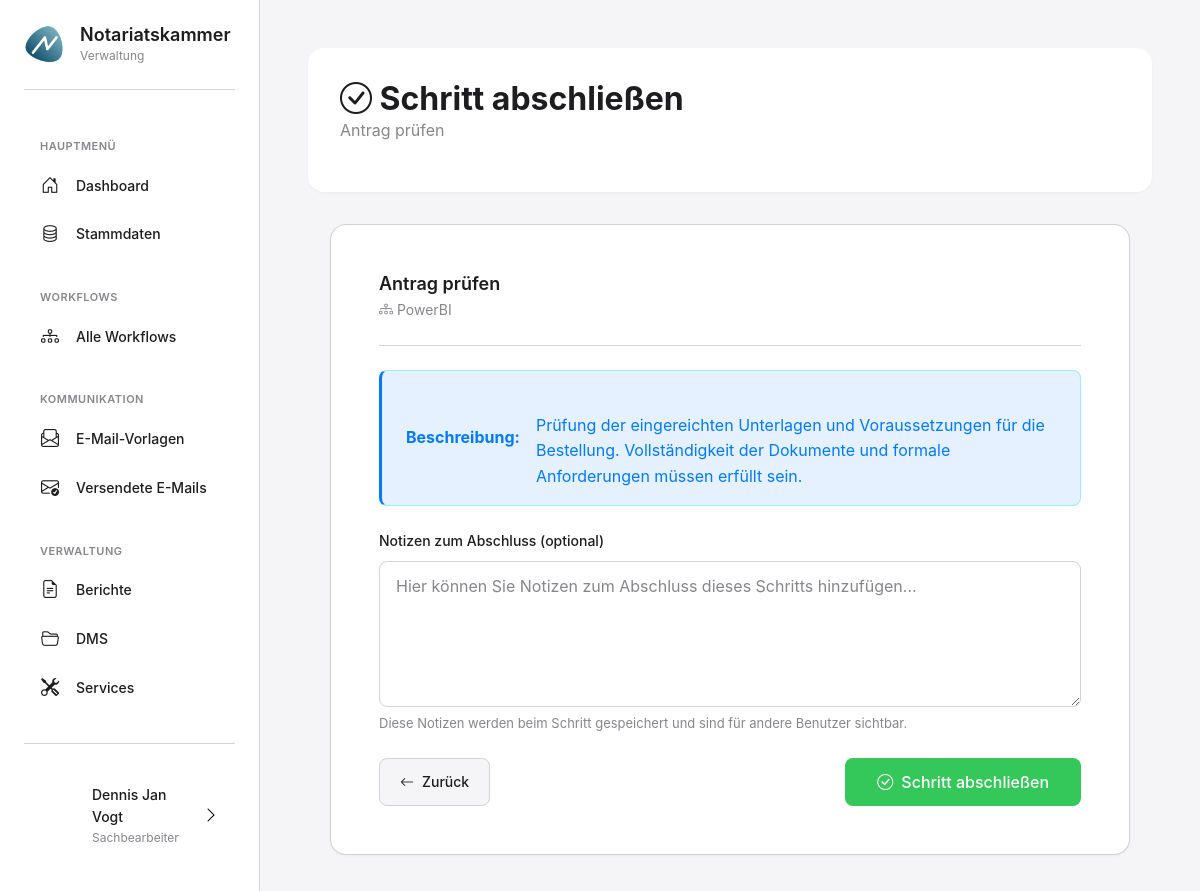
/schritte/11/abschliessen/ (signed in), run on the app's committed database.
### apps/benutzer/models.py (models this page shows, shortened)
class KammerBenutzer(AbstractUser):
    ROLLEN = [
        ('admin', 'Administrator'),
        ('sachbearbeiter', 'Sachbearbeiter'),
        ('leitung', 'Leitung'),
    ]
    rolle = models.CharField(
        max_length=20,
        choices=ROLLEN,
        default='sachbearbeiter',
        verbose_name='Rolle'
    )
    abteilung = models.CharField(
        max_length=100,
        blank=True,
        verbose_name='Abteilung',
        help_text='z.B. "Zulassungen", "Aufsicht", "Allgemein"'
    )
    telefon = models.CharField(
        max_length=50,
        blank=True,
        verbose_name='Telefon'
    )
    profilbild = models.ImageField(
        upload_to='profilbilder/',
        blank=True,
        null=True,
        verbose_name='Profilbild',
        help_text='Profilbild des Benutzers'
    )
    class Meta:
        verbose_name = 'Kammermitarbeiter'
        verbose_name_plural = 'Kammermitarbeiter'
        ordering = ['last_name', 'first_name']

### apps/workflows/models.py (models this page shows, shortened)
class WorkflowSchrittInstanz(ZeitstempelModel):
    STATUS_CHOICES = [
        ('pending', 'Ausstehend'),
        ('completed', 'Abgeschlossen'),
    ]
    workflow_instanz = models.ForeignKey(
        WorkflowInstanz,
        on_delete=models.CASCADE,
        related_name='schritt_instanzen',
        verbose_name='Workflow-Instanz'
    )
    workflow_schritt = models.ForeignKey(
        WorkflowSchritt,
        on_delete=models.PROTECT,
        related_name='instanzen',
        verbose_name='Workflow-Schritt'
    )
    status = models.CharField(
        max_length=20,
        choices=STATUS_CHOICES,
        default='pending',
        verbose_name='Status'
    )
    notizen = models.TextField(
        blank=True,
        verbose_name='Notizen'
    )
    class Meta:
        verbose_name = 'Workflow-Schritt-Instanz'
        verbose_name_plural = 'Workflow-Schritt-Instanzen'
        ordering = ['workflow_schritt__reihenfolge']
        unique_together = [['workflow_instanz', 'workflow_schritt']]

class WorkflowSchritt(ZeitstempelModel):
    workflow_typ = models.ForeignKey(
        WorkflowTyp,
        on_delete=models.CASCADE,
        related_name='schritte',
        verbose_name='Workflow-Typ'
    )
    name = models.CharField(
        max_length=200,
        verbose_name='Name',
        help_text='Name des Schritts'
    )
    beschreibung = models.TextField(
        blank=True,
        verbose_name='Beschreibung',
        help_text='Was muss in diesem Schritt gemacht werden?'
    )
    reihenfolge = models.PositiveIntegerField(
        verbose_name='Reihenfolge',
        help_text='Position in der Schritt-Sequenz'
    )
    ist_optional = models.BooleanField(
        default=False,
        verbose_name='Ist optional',
        help_text='Kann dieser Schritt übersprungen werden?'
    )
    service = models.ForeignKey(
        'services.ServiceDefinition',
        on_delete=models.SET_NULL,
        null=True,
        blank=True,
        related_name='workflow_schritte',
        verbose_name='Verknüpfter Service',
        help_text='Service der bei diesem Schritt angeboten wird'
    )
    email_vorlage = models.ForeignKey(
        'emails.EmailVorlage',
        on_delete=models.SET_NULL,
        null=True,
        blank=True,
        related_name='workflow_schritte',
        verbose_name='E-Mail-Vorlage',
        help_text='E-Mail-Vorlage die in diesem Schritt verwendet wird'
    )
    class Meta:
        verbose_name = 'Workflow-Schritt'
        verbose_name_plural = 'Workflow-Schritte'
        ordering = ['workflow_typ', 'reihenfolge']
        unique_together = [['workflow_typ', 'reihenfolge']]

class WorkflowInstanz(ZeitstempelModel):
    STATUS_CHOICES = [
        ('aktiv', 'Aktiv'),
        ('archiviert', 'Archiviert'),
    ]
    workflow_typ = models.ForeignKey(
        WorkflowTyp,
        on_delete=models.PROTECT,
        related_name='instanzen',
        verbose_name='Workflow-Typ'
    )
    name = models.CharField(
        max_length=200,
        verbose_name='Name',
        help_text='Beschreibender Name für diese Workflow-Instanz'
    )
    status = models.CharField(
        max_length=20,
        choices=STATUS_CHOICES,
        default='aktiv',
        verbose_name='Status'
    )
    erstellt_von = models.ForeignKey(
        settings.AUTH_USER_MODEL,
        on_delete=models.PROTECT,
        related_name='erstellte_workflows',
        verbose_name='Erstellt von'
    )
    archiviert_am = models.DateTimeField(
        null=True,
        blank=True,
        verbose_name='Archiviert am'
    )
    fertigstellungsdatum = models.DateField(
        null=True,
        blank=True,
        verbose_name='Fertigstellungsdatum',
        help_text='Geplantes Datum zur Fertigstellung des Workflows'
    )
    betroffene_notare = models.ManyToManyField(
        'personen.Notar',
        blank=True,
        related_name='workflows_als_betroffener',
        verbose_name='Betroffene Notare',
        help_text='Notare, die von diesem Workflow betroffen sind'
    )
    betroffene_kandidaten = models.ManyToManyField(
        'personen.NotarAnwaerter',
        blank=True,
        related_name='workflows_als_betroffener',
        verbose_name='Betroffene Kandidaten',
        help_text='Notariatskandidaten, die von diesem Workflow betroffen sind'
    )
    notizen = models.TextField(
        blank=True,
        verbose_name='Notizen'
    )
    kennung = models.CharField(
        max_length=50,
        unique=True,
        blank=True,
        verbose_name='Kennung',
        help_text='Eindeutige Kennung (z.B. 2025-BES-001)'
    )
    jahr = models.PositiveIntegerField(
        default=2025,
        verbose_name='Jahr',
        help_text='Jahr für Kennungssystem'
    )
    laufende_nummer = models.PositiveIntegerField(
        default=0,
        verbose_name='Laufende Nummer',
        help_text='Laufende Nummer innerhalb Jahr und Typ'
    )
    referenten = models.ManyToManyField(
        'personen.Notar',
        blank=True,
        related_name='workflows_als_referent',
        verbose_name='Referenten',
        help_text='Notare die als Referenten am Workflow beteiligt sind'
    )
    bewerber = models.ManyToManyField(
        'personen.NotarAnwaerter',
        blank=True,
        related_name='workflows_als_bewerber',
        verbose_name='Bewerber',
        help_text='Kandidat die sich um die Stelle bewerben'
    )
    class Meta:
        verbose_name = 'Workflow-Instanz'
        verbose_name_plural = 'Workflow-Instanzen'
        ordering = ['-erstellt_am']

### apps/workflows/views.py (the view, shortened to what this page needs)
# urls.py: path('schritte/<int:schritt_id>/abschliessen/', views.schritt_abschliessen_view, name='schritt_abschliessen'),
@login_required
def schritt_abschliessen_view(request, schritt_id):
    schritt = get_object_or_404(WorkflowSchrittInstanz, id=schritt_id)
    context = {
        'schritt': schritt,
    }
    return render(request, 'workflows/schritt_abschliessen.html', context)

### templates/workflows/schritt_abschliessen.html (shortened to what this page needs)
{% extends 'base_modern.html' %}
{% load static %}
{% block content %}
<div class="page-header">
    <div class="page-header-top">
        <div>
            <h1 class="page-title">
                <i class="bi bi-check-circle"></i> Schritt abschließen
            </h1>
            <p class="page-subtitle">{{ schritt.workflow_schritt.name }}</p>
        </div>
    </div>
</div>
<div style="max-width: 800px; margin: 0 auto;">
    <div class="card">
        <div class="card-body">
            <div style="margin-bottom: var(--spacing-lg); padding-bottom: var(--spacing-lg); border-bottom: 1px solid var(--border-color);">
                <h3 style="font-size: 18px; font-weight: 600; margin-bottom: var(--spacing-xs);">
                    {{ schritt.workflow_schritt.name }}
                </h3>
                <div style="font-size: 14px; color: var(--text-secondary);">
                    <i class="bi bi-diagram-3"></i> {{ schritt.workflow_instanz.name }}
                </div>
            </div>
            {% if schritt.workflow_schritt.beschreibung %}
            <div class="alert alert-info" style="margin-bottom: var(--spacing-lg);">
                <strong>Beschreibung:</strong><br>
                {{ schritt.workflow_schritt.beschreibung }}
            </div>
            {% endif %}
            <form method="post">
                <div class="form-group" style="margin-bottom: var(--spacing-lg);">
                    <label class="form-label">Notizen zum Abschluss (optional)</label>
                    <textarea name="notizen" class="form-control" rows="5"
                              placeholder="Hier können Sie Notizen zum Abschluss dieses Schritts hinzufügen..."></textarea>
                    <small style="display: block; margin-top: 6px; font-size: 13px; color: var(--text-secondary);">
                        Diese Notizen werden beim Schritt gespeichert und sind für andere Benutzer sichtbar.
                    </small>
                </div>
                <div style="display: flex; justify-content: space-between; gap: var(--spacing-md);">
                    <a href="{% url 'workflow_detail' schritt.workflow_instanz.id %}" class="btn btn-secondary">
                        <i class="bi bi-arrow-left"></i> Zurück
                    </a>
                    <button type="submit" class="btn btn-success" style="padding: 12px 32px; font-size: 16px;">
                        <i class="bi bi-check-circle"></i> Schritt abschließen
                    </button>
                </div>
            </form>
        </div>
    </div>
</div>
{% endblock %}

### templates/base_modern.html (shortened to what this page needs)
{% load static %}
<!DOCTYPE html>
<html lang="de">
<head>
    <link href="https://cdn.jsdelivr.net/npm/bootstrap@5.3.0/dist/css/bootstrap.min.css" rel="stylesheet">
    <link rel="stylesheet" href="https://cdn.jsdelivr.net/npm/bootstrap-icons@1.11.3/font/bootstrap-icons.min.css">
    <link rel="stylesheet" href="{% static 'css/modern-style.css' %}">
</head>
<body>
    <aside class="sidebar">
        <a href="{% url 'dashboard' %}" class="sidebar-logo" style="text-decoration: none; color: inherit; cursor: pointer;">
            <div class="sidebar-logo-icon">
                <img src="{% static 'images/logo.png' %}" alt="Notariatskammer Logo" style="width: 100%; height: 100%; object-fit: contain;">
            </div>
            <div class="sidebar-logo-text">
                <h1>Notariatskammer</h1>
                <p>Verwaltung</p>
            </div>
        </a>
        <nav class="sidebar-nav">
            <div class="sidebar-nav-section">
                <div class="sidebar-nav-section-title">Hauptmenü</div>
                <ul>
                    <li class="sidebar-nav-item">
                        <a href="{% url 'dashboard' %}" class="sidebar-nav-link {% if request.resolver_match.url_name == 'dashboard' %}active{% endif %}">
                            <i class="bi bi-house-door"></i>
                            <span>Dashboard</span>
                        </a>
                    </li>
                    <li class="sidebar-nav-item">
                        <button type="button" class="sidebar-nav-link {% if 'stammdaten' in request.path %}active{% endif %}" onclick="openStammdatenModal()">
                            <i class="bi bi-database"></i>
                            <span>Stammdaten</span>
                        </button>
                    </li>
                </ul>
            </div>
            <div class="sidebar-nav-section">
                <div class="sidebar-nav-section-title">Workflows</div>
                <ul>
                    <li class="sidebar-nav-item">
                        <a href="{% url 'workflow_liste' %}" class="sidebar-nav-link {% if 'workflows' in request.path and 'workflow_liste' in request.resolver_match.url_name %}active{% endif %}">
                            <i class="bi bi-diagram-3"></i>
                            <span>Alle Workflows</span>
                        </a>
                    </li>
                </ul>
            </div>
            <div class="sidebar-nav-section">
                <div class="sidebar-nav-section-title">Kommunikation</div>
                <ul>
                    <li class="sidebar-nav-item">
                        <a href="{% url 'vorlagen_liste' %}" class="sidebar-nav-link {% if 'vorlagen' in request.path %}active{% endif %}">
                            <i class="bi bi-envelope-paper"></i>
                            <span>E-Mail-Vorlagen</span>
                        </a>
                    </li>
                    <li class="sidebar-nav-item">
                        <a href="{% url 'gesendete_emails' %}" class="sidebar-nav-link {% if 'gesendete_emails' in request.resolver_match.url_name %}active{% endif %}">
                            <i class="bi bi-envelope-check"></i>
                            <span>Versendete E-Mails</span>
                        </a>
                    </li>
                </ul>
            </div>
            <div class="sidebar-nav-section">
                <div class="sidebar-nav-section-title">Verwaltung</div>
                <ul>
                    <li class="sidebar-nav-item">
                        <a href="{% url 'berichte_uebersicht' %}" class="sidebar-nav-link {% if 'berichte' in request.path %}active{% endif %}">
                            <i class="bi bi-file-earmark-text"></i>
                            <span>Berichte</span>
                        </a>
                    </li>
                    <li class="sidebar-nav-item">
                        <a href="/dms/" class="sidebar-nav-link {% if 'dms' in request.path %}active{% endif %}">
                            <i class="bi bi-folder2-open"></i>
                            <span>DMS</span>
                        </a>
                    </li>
                    <li class="sidebar-nav-item">
                        <a href="{% url 'service_katalog' %}" class="sidebar-nav-link {% if 'services' in request.path %}active{% endif %}">
                            <i class="bi bi-tools"></i>
                            <span>Services</span>
                        </a>
                    </li>
                </ul>
            </div>
        </nav>
        <div class="user-menu">
            <button class="user-menu-button" type="button" onclick="toggleUserProfileMenu(event)">
                <div class="user-avatar" {% if user.profilbild %}style="background-image: url('{{ user.profilbild.url }}'); background-size: cover; background-position: center; font-size: 0;"{% endif %}>
                </div>
                <div class="user-info">
                    <div class="user-name">{{ user.get_full_name|default:user.username }}</div>
                    <div class="user-role">{{ user.get_rolle_display|default:"Benutzer" }}</div>
                </div>
                <i class="bi bi-chevron-right"></i>
            </button>
        </div>
    </aside>
    <main class="main-content">
        {% block content %}{% endblock %}
    </main>
</body>
</html>

### data on the page
KammerBenutzer: get_full_name "Dennis Jan Vogt", rolle "Sachbearbeiter"
WorkflowSchrittInstanz: workflow_schritt.name "Antrag prüfen", workflow_instanz.name "PowerBI", workflow_schritt.beschreibung "Prüfung der eingereichten Unterlagen und Voraussetzungen für die Bestellung. Vollständigkeit der Dokumente und formale Anforderungen müssen erfüllt sein."
